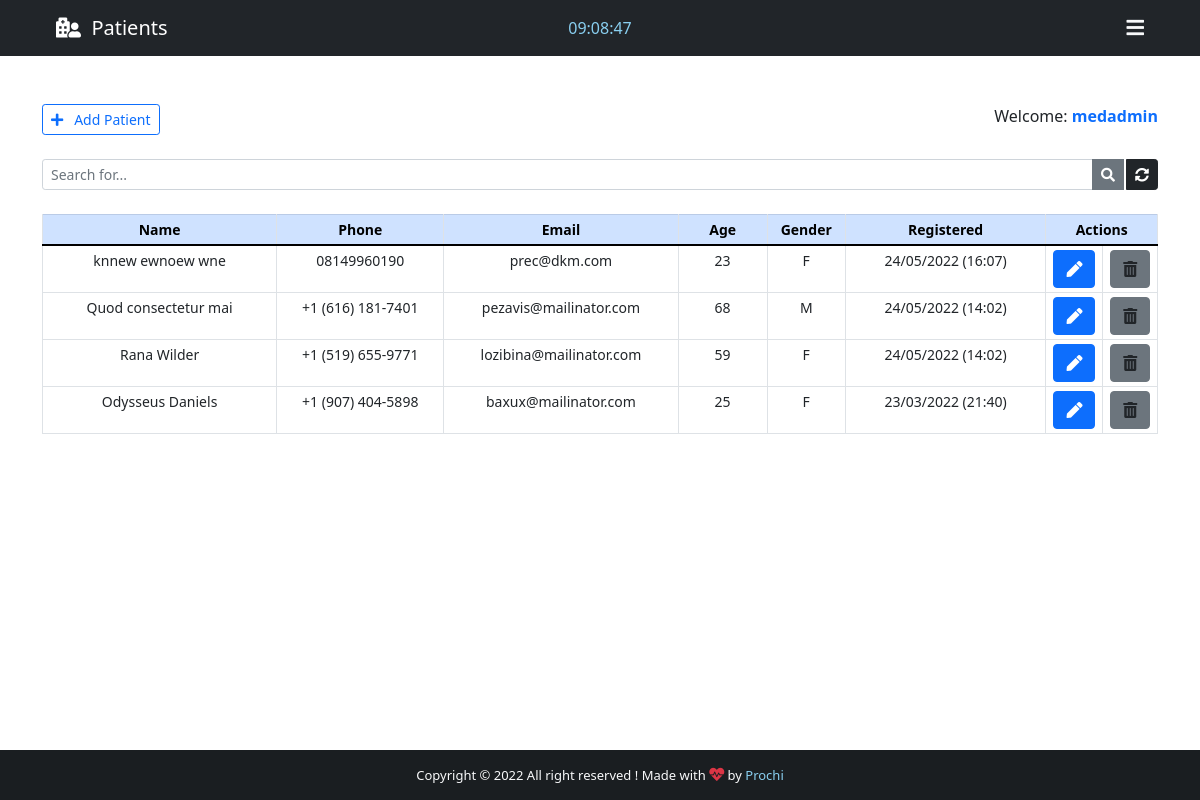
The page /backend/ (signed in) on the database as committed earlier.
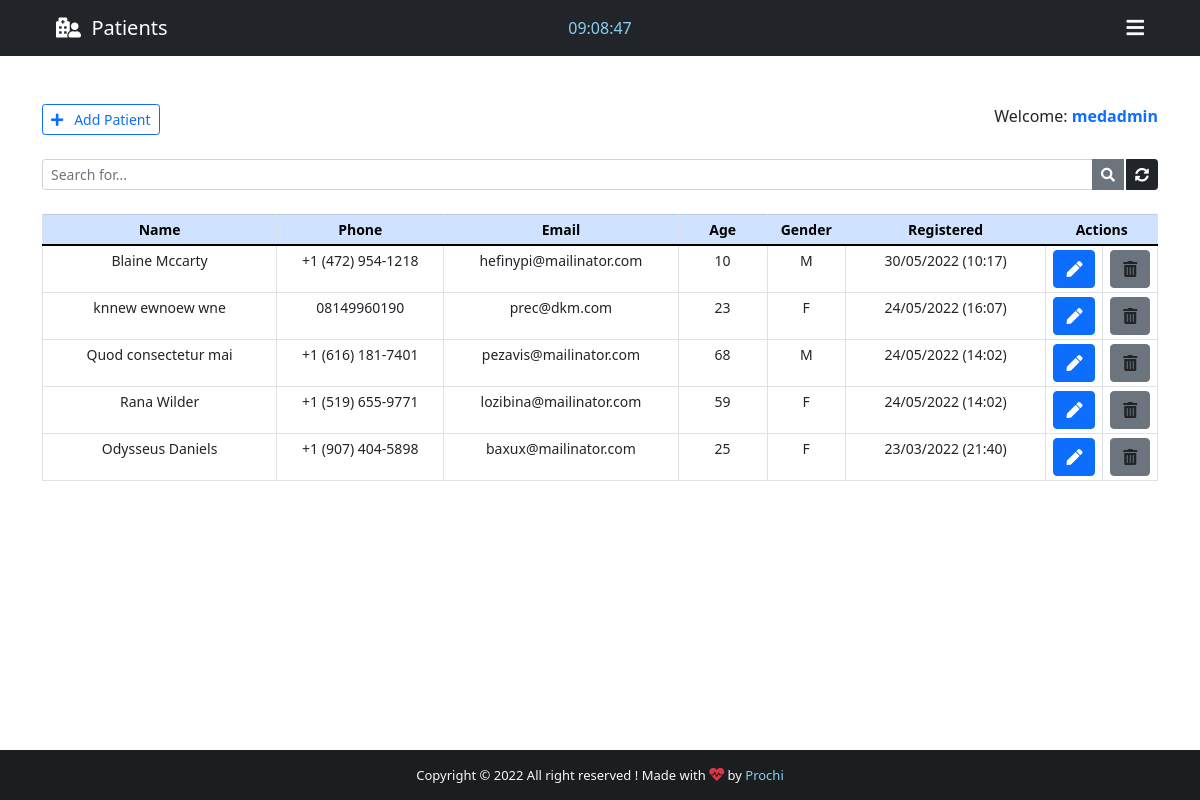
The same page on the database as committed later.
### base/models.py (models this page shows, shortened)
class Patient(models.Model):
    GENDER = (
        ('M', 'M'),
        ('F', 'F')
    )
    id = models.IntegerField(primary_key=True)
    name = models.CharField(max_length=40)
    phone = models.CharField(max_length=20)
    email = models.CharField(max_length=40)
    age = models.CharField(max_length=3)
    gender = models.CharField(max_length=1, null=True, choices=GENDER)
    note = models.TextField(blank=True)
    created_at = models.DateTimeField(auto_now_add=True)

### base/views.py (the view)
# urls.py: path('backend/', views.backend, name="backend"),
@cache_control(no_cache=True, must_revalidate=True, no_store=True)
@login_required(login_url='login')
def backend(request):
    if 'q' in request.GET:
        q = request.GET['q']
        all_patient_list = Patient.objects.filter(
            Q(name__icontains=q) | Q(phone__icontains=q) | Q(email__icontains=q) | Q(age__icontains=q) | Q(gender__icontains=q) | Q(note__icontains=q)
        ).order_by('-created_at')
    else:
        all_patient_list = Patient.objects.all().order_by('-created_at')
    paginator = Paginator(all_patient_list, 5)
    page = request.GET.get('page')
    all_patient = paginator.get_page(page)
    total = Patient.objects.all().count()
    return render(request, "base/backend.html", {"patients":all_patient, 'count':total })

### base/templates/base/backend.html (shortened to what this page needs)
{% extends 'main.html' %}
{% block nav-content %}
<i class="fas fa-hospital-user"></i>&nbsp;&nbsp;Patients
{% endblock nav-content %}
{% block time %}
<div class="col-sm">
    <center>
        <span id="clock" style="color: #89cff0;"></span>
    </center>
</div>
{% endblock time %}
{% block btn-nav %}
<div class="text-light" id="sidebar" data-bs-toggle="offcanvas" data-bs-target="#offcanvasRight" aria-controls="offcanvasRight">
    <i class="fas fa-bars"></i>
</div>
{% endblock btn-nav %}
{% block footer %} style="color: #89cff0; text-decoration: none;"{% endblock footer %}
{% block content %}
<div class="container">
    <br><br>
    <div class="d-flex justify-content-between">
        <a href="{% url 'add_patient' %}" id="Btn-add-desktop" class="btn btn-outline-primary btn-sm txt-sm" id="add-patient">
            <i class="fas fa-plus"></i>&nbsp;&nbsp; Add Patient
        </a>
        <span class="welcome">
            Welcome: <strong><span class="text-primary">{{ user.get_username }}</span></strong>
        </span>
    </div>
    <form action="" method="GET">
        <div class="input-group input-group-sm mb-3 mt-4">
            <input type="text" name="q" class="form-control" placeholder="Search for..." value="{{ request.GET.q }}">
            <button class="btn btn-secondary"><i class="fas fa-search"></i></button>
            <a href="{% url 'backend' %}" class="btn btn-dark" style="margin-left: 2px;"><i
                    class="fas fa-sync-alt"></i></a>
        </div>
    </form>
    <center>
        <table class="table table-bordered table-sm mt-4" style="text-align: center; font-size: 14px;">
            <thead class="table-primary">
                <tr>
                    <th style="width: 21%">Name</th>
                    <th style="width: 15%">Phone</th>
                    <th style="width: 21%">Email</th>
                    <th style="width: 8%">Age</th>
                    <th style="width: 7%">Gender</th>
                    <th style="width: 18%">Registered</th>
                    {% if request.user.is_superuser %}
                    <th style="width: 10%" colspan="2">Actions</th>
                    {% else %}
                    <th style="width: 10%" colspan="2">Edit Patient</th>
                    {% endif %}
                </tr>
            </thead>
            {% for patient in patients %}
            <tr class="txt-sm" id="chk_td">
                <td data-label="Name" id="top-table">{{ patient.name }}</td>
                <td data-label="Phone" id="reponsive-border">{{ patient.phone }}</td>
                <td data-label="Email" id="reponsive-border">{{ patient.email }}</td>
                <td data-label="Age" id="reponsive-border">{{ patient.age }}</td>
                <td data-label="Gender" id="reponsive-border">{{ patient.gender }}</td>
                <td data-label="Registered" id="reponsive-border">{{ patient.created_at | date:'d/m/Y (H:i)' }}</td>
                <td>
                    <a href="/patient/{{ patient.id }}" class="btn btn-primary btn-action" title="Edit patient">
                        <li class="fas fa-pen"></li>
                    </a>
                </td>
                {% if request.user.is_superuser %}
                <td>
                    <a class="btn btn-secondary btn-action" title="Delete patient"
                        data-bs-toggle="modal" data-bs-target="#deleteModal{{ patient.pk }}">
                        <li class="fas fa-trash-alt"></li>
                    </a>
                </td>
                {% endif %}
            </tr>
            {% endfor %}
        </table>
    </center>
</div>
<br><br><br>
{% endblock content %}

### templates/main.html (shortened to what this page needs)
{% load static %}
<!DOCTYPE html>
<html lang="en">
<head>
    <link rel="stylesheet" href="https://cdn.jsdelivr.net/npm/bootstrap@4.0.0/dist/css/bootstrap.min.css"
>
    <link href="https://cdn.jsdelivr.net/npm/bootstrap@5.0.2/dist/css/bootstrap.min.css" rel="stylesheet"
>
    <link rel="stylesheet" href="https://use.fontawesome.com/releases/v5.15.4/css/all.css" />
    <link rel="stylesheet" href="{% static 'css/style.css' %}">
</head>
<body>
    <div class="wrapper">
        <header>
            <nav class="navbar navbar-expand-lg navbar-dark bg-dark">
                <div class="col-sm">
                    <a href="{% url 'frontend' %}" class="navbar-brand flex-grow-1" id="nav-content">
                        {% block nav-content %}{% endblock nav-content %}
                    </a>
                </div>
                {% block time %}{% endblock time %}
                <div class="col-sm">
                    {% block btn-nav %}{% endblock btn-nav %}
                </div>
            </nav>
        </header>
        {% block content %} {% endblock content %}
    </div>
    <footer class="bg-dark text-center text-lg-start text-light" id="footer">
        <div class="text-center p-3" style="background-color: rgba(0, 0, 0, 0.2);">
            Copyright &copy; {% now "Y" %} <span id="all-rights">All right reserved</span> ! Made with
            <i class="text-danger fas fa-heartbeat blink_me" style="font-size: 15px;"></i> by
            <a href="https://github.com/preciousimo" target="_blank" {% block footer %}{% endblock footer %}>Prochi</a>
        </div>
    </footer>
</body>
</html>

### static/css/style.css (style rules this page uses)
html, body { height: 100%; margin: 0; max-width: 100%; overflow: hidden; }
#sidebar, #front-nav-icon { float: right; margin-right: 25px; cursor: pointer; font-size: 20px; }
.wrapper { min-height: 100%; margin-bottom: -50px; }
#footer, .push { height: 50px; font-size: 13px; }
#nav-content { text-align: center; color: #fff; margin-left: 25px; }

Rows that differ between the two databases and show on the page:
added Patient: name "Blaine Mccarty", phone "+1 (472) 954-1218", email "hefinypi@mailinator.com", age "10", gender "M", created_at "30/05/2022 (10:17)"
